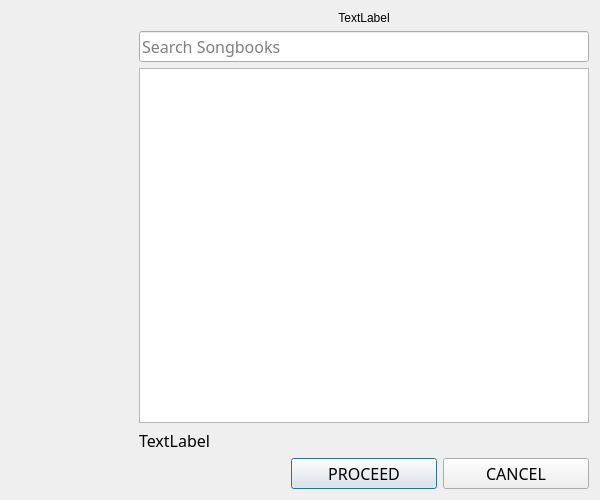
<?xml version="1.0" encoding="UTF-8"?>
<ui version="4.0">
 <class>AppOnline</class>
 <widget class="QDialog" name="AppOnline">
  <property name="geometry">
   <rect>
    <x>0</x>
    <y>0</y>
    <width>600</width>
    <height>500</height>
   </rect>
  </property>
  <property name="windowTitle">
   <string>Select Your Preffered Books</string>
  </property>
  <property name="windowIcon">
   <iconset resource="../icons/icons.qrc">
    <normaloff>:/icons/app_icon</normaloff>:/icons/app_icon</iconset>
  </property>
  <property name="sizeGripEnabled">
   <bool>false</bool>
  </property>
  <layout class="QVBoxLayout" name="MainLayout">
   <item>
    <layout class="QHBoxLayout" name="CentralWidget">
     <property name="bottomMargin">
      <number>0</number>
     </property>
     <item>
      <layout class="QVBoxLayout" name="LeftPanel">
       <item>
        <widget class="QLabel" name="LblSidebar">
         <property name="text">
          <string/>
         </property>
         <property name="pixmap">
          <pixmap resource="../images/images.qrc">:/images/Sidebar.png</pixmap>
         </property>
        </widget>
       </item>
      </layout>
     </item>
     <item>
      <layout class="QVBoxLayout" name="RightPanel">
       <item>
        <widget class="QLabel" name="LblProgress">
         <property name="sizePolicy">
          <sizepolicy hsizetype="Preferred" vsizetype="Fixed">
           <horstretch>0</horstretch>
           <verstretch>0</verstretch>
          </sizepolicy>
         </property>
         <property name="text">
          <string>TextLabel</string>
         </property>
         <property name="alignment">
          <set>Qt::AlignCenter</set>
         </property>
        </widget>
       </item>
       <item>
        <widget class="QLineEdit" name="TxtSearch">
         <property name="sizePolicy">
          <sizepolicy hsizetype="Minimum" vsizetype="Preferred">
           <horstretch>0</horstretch>
           <verstretch>0</verstretch>
          </sizepolicy>
         </property>
         <property name="minimumSize">
          <size>
           <width>450</width>
           <height>0</height>
          </size>
         </property>
         <property name="font">
          <font>
           <family>Trebuchet MS</family>
           <pointsize>12</pointsize>
          </font>
         </property>
         <property name="inputMask">
          <string/>
         </property>
         <property name="text">
          <string/>
         </property>
         <property name="placeholderText">
          <string>Search Songbooks</string>
         </property>
        </widget>
       </item>
       <item>
        <widget class="QListView" name="LstBooks">
         <property name="sizePolicy">
          <sizepolicy hsizetype="Preferred" vsizetype="Expanding">
           <horstretch>0</horstretch>
           <verstretch>0</verstretch>
          </sizepolicy>
         </property>
        </widget>
       </item>
       <item>
        <layout class="QVBoxLayout" name="ProgressLayout"/>
       </item>
       <item>
        <widget class="QLabel" name="LblDetails">
         <property name="font">
          <font>
           <family>Trebuchet MS</family>
           <pointsize>12</pointsize>
          </font>
         </property>
         <property name="text">
          <string>TextLabel</string>
         </property>
        </widget>
       </item>
       <item>
        <layout class="QHBoxLayout" name="BottomLayout">
         <item>
          <widget class="QLabel" name="LblNothing">
           <property name="text">
            <string/>
           </property>
          </widget>
         </item>
         <item>
          <widget class="QPushButton" name="BtnProceed">
           <property name="font">
            <font>
             <family>Trebuchet MS</family>
             <pointsize>12</pointsize>
            </font>
           </property>
           <property name="text">
            <string>PROCEED</string>
           </property>
          </widget>
         </item>
         <item>
          <widget class="QPushButton" name="BtnCancel">
           <property name="font">
            <font>
             <family>Trebuchet MS</family>
             <pointsize>12</pointsize>
            </font>
           </property>
           <property name="text">
            <string>CANCEL</string>
           </property>
          </widget>
         </item>
        </layout>
       </item>
      </layout>
     </item>
    </layout>
   </item>
  </layout>
 </widget>
 <resources>
  <include location="../images/images.qrc"/>
  <include location="../icons/icons.qrc"/>
 </resources>
 <connections/>
</ui>
